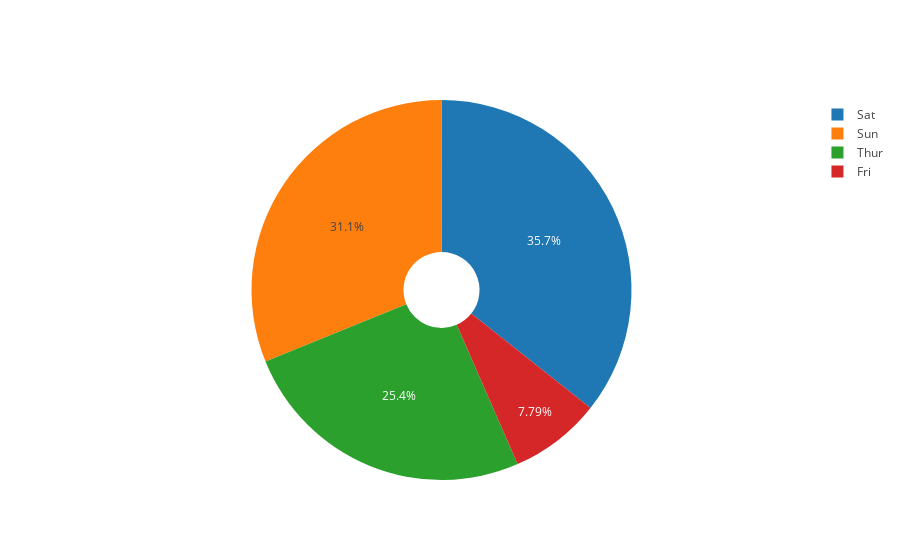

The notebook cell saved with this chart:
### Code cell
trace1=go.Pie(values=dff.values,labels=dff.index,hole=0.2)
data=[trace1]
fig=dict(data=data)
iplot(fig)

### Figure 1 — Plotly figure (JSON) as saved in the notebook; plotly's stock layout.template omitted (floating-point values rounded to 4 significant figures)
{"data": [{"hole": 0.2, "labels": ["Sat", "Sun", "Thur", "Fri"], "type": "pie", "values": [87, 76, 62, 19]}], "layout": {}}
